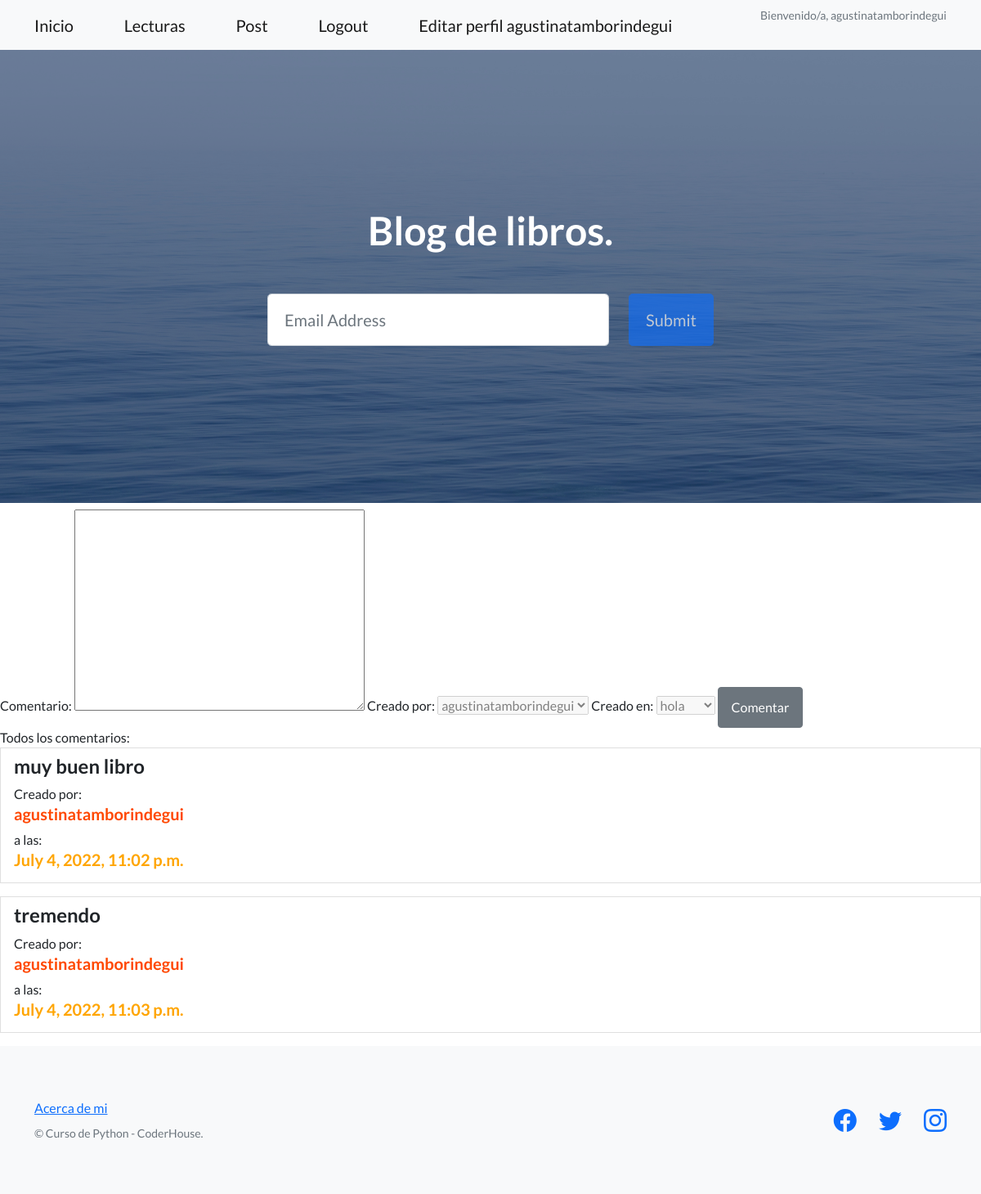
Page /app_uno/comentar/13 (signed in) on the committed database.
### app_uno/models.py (models this page shows)
class Comentarios(models.Model):
    comentario = models.TextField(max_length=500)
    creado_por = models.ForeignKey(User, on_delete=models.CASCADE,related_name='creado_por')
    creado = models.DateTimeField(auto_now_add=True)
    creado_en=models.ForeignKey(Post, on_delete=models.CASCADE,related_name='creado_en')
    def __str__(self):
        return self.comentario

### app_uno/views.py (the view)
# urls.py: path('comentar/<int:id>',views.comentar,name="comentar"),
def comentar (request,id):
    post=Post.objects.get(id=id)
    comentarios = Comentarios.objects.filter(creado_en=post)
    crear_comentario=ComentariosForm(initial={'creado_por': request.user,'creado_en':post})
    if request.method == 'POST':
        crear_comentario=ComentariosForm(request.POST,initial={'creado_por': request.user,'creado_en':post})
        crear_comentario.save()
        return render(request, 'comentar.html', {'mensaje':f"Comentario creado correctamente","post":post,"comentarios":comentarios,"crear_comentario":crear_comentario})
    else:
        return render(request,'comentar.html',{'post':post,'comentarios':comentarios,'crear_comentario':crear_comentario})

### app_uno/forms.py
class ComentariosForm(ModelForm):
    class Meta:
        model = Comentarios
        fields = "__all__"
    def __init__(self, *args, **kwargs):
        super(ComentariosForm, self).__init__(*args, **kwargs)
        self.fields['creado_en'].disabled = True
        self.fields['creado_por'].disabled = True

### app_uno/models.py (called while the page is built)
    def __str__(self):
        return self.titulo

### app_uno/templates/comentar.html (shortened to what this page needs)
{% extends "index.html" %}
{%  load static %}
{% block contenido %}
{%if request.user.is_authenticated%}
            <form action="" method="POST">
                {{crear_comentario.as_table}}
            <input type="submit" value="Comentar" class="btn btn-secondary">
    </form>
{%endif%}
Todos los comentarios:
{%for i in comentarios%}
<ul class="list-inline">
    <li class="list-group-item comentarios">
         <h4>
            {{i}}
        </h4>
        <div>
            Creado por:
            <h5 style="color: rgb(255, 72, 0)">
                {{i.creado_por}}
            </h5>
            a las:
            <h5 style="color: orange">
                {{i.creado}}
            </h5>
        </div>
    </li>
</ul>
{% endfor %}
{% endblock %}

### app_uno/templates/index.html (shortened to what this page needs)
<!DOCTYPE html>
<html lang="en">
    <head>
        {% load static %}
        <link href="https://cdn.jsdelivr.net/npm/bootstrap-icons@1.5.0/font/bootstrap-icons.css" rel="stylesheet" type="text/css" />
        <link href= "{% static 'app_uno/css/styles.css' %}" rel="stylesheet" />
    </head>
    <body>
        <nav class="navbar navbar-light bg-light static-top">
            <div class="container">
                <a class="navbar-brand" href="{%url 'index'%}">Inicio</a>
                <a class="navbar-brand" href="{%url 'lecturas'%}">Lecturas</a>
                {% if user.is_authenticated %}
                <a class="navbar-brand" href="{%url 'alta_post'%}">Post</a>
                <a class="navbar-brand" href="{%url 'logout'%}">Logout</a>
                <a class="navbar-brand" href="{%url 'editarPerfil'%}">Editar perfil {{user.username}}</a>
                {% endif %}
                {% if  request.user.is_authenticated %}
                <p class="text-muted small mb-4">Bienvenido/a, {{user.username}} </p>
                {% endif %}
            </div>
        </nav>
        <header class="masthead">
            <div class="container position-relative">
                <div class="row justify-content-center">
                    <div class="col-xl-6">
                        <div class="text-center text-white">
                            <h1 class="mb-5">Blog de libros.</h1>
                            <form class="form-subscribe" id="contactForm" data-sb-form-api-token="API_TOKEN">
                                <div class="row">
                                    <div class="col">
                                        <input class="form-control form-control-lg" id="emailAddress" type="email" placeholder="Email Address" data-sb-validations="required,email" />
                                    </div>
                                    <div class="col-auto"><button class="btn btn-primary btn-lg disabled" id="submitButton" type="submit">Submit</button></div>
                                </div>
                            </form>
                        </div>
                    </div>
                </div>
            </div>
        </header>
        {% block contenido %}
        {% endblock %}
        <footer class="footer bg-light">
            <div class="container">
                <div class="row">
                    <div class="col-lg-6 h-100 text-center text-lg-start my-auto">
                        <ul class="list-inline mb-2">
                            <li class="list-inline-item"><a href="{% url 'about_page' %}">Acerca de mi</a></li>
                        </ul>
                        <p class="text-muted small mb-4 mb-lg-0">&copy; Curso de Python - CoderHouse.</p>
                    </div>
                     <div class="col-lg-6 h-100 text-center text-lg-end my-auto">
                        <ul class="list-inline mb-0">
                           <li class="list-inline-item me-4">
                                <a href="#!"><i class="bi-facebook fs-3"></i></a>
                            </li>
                            <li class="list-inline-item me-4">
                                <a href="#!"><i class="bi-twitter fs-3"></i></a>
                            </li>
                            <li class="list-inline-item">
                                <a href="#!"><i class="bi-instagram fs-3"></i></a>
                            </li>
                        </ul>
                    </div>
                </div>
            </div>
        </footer>
    </body>
</html>

### rows in the picture
Comentarios: comentario "muy buen libro", creado_por "agustinatamborindegui", creado "July 4, 2022, 11:02 p.m."
Comentarios: comentario "tremendo", creado_por "agustinatamborindegui", creado "July 4, 2022, 11:03 p.m."

### other values in the picture
{{ user.username }} "agustinatamborindegui"
